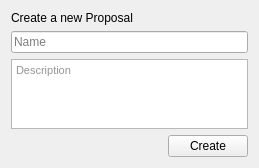
<?xml version="1.0" encoding="UTF-8"?>
<ui version="4.0">
 <class>NewProposalsPopup</class>
 <widget class="QWidget" name="NewProposalsPopup">
  <property name="geometry">
   <rect>
    <x>0</x>
    <y>0</y>
    <width>259</width>
    <height>165</height>
   </rect>
  </property>
  <property name="windowTitle">
   <string>Form</string>
  </property>
  <layout class="QVBoxLayout" name="verticalLayout_2">
   <item>
    <layout class="QVBoxLayout" name="verticalLayout">
     <property name="sizeConstraint">
      <enum>QLayout::SetDefaultConstraint</enum>
     </property>
     <item>
      <widget class="QLabel" name="label">
       <property name="text">
        <string>Create a new Proposal</string>
       </property>
      </widget>
     </item>
     <item>
      <widget class="QLineEdit" name="nameLineEdit">
       <property name="text">
        <string/>
       </property>
       <property name="placeholderText">
        <string>Name</string>
       </property>
      </widget>
     </item>
     <item>
      <widget class="TextEditWithPlaceHolderText" name="descTextEdit">
       <property name="html">
        <string>&lt;!DOCTYPE HTML PUBLIC &quot;-//W3C//DTD HTML 4.0//EN&quot; &quot;http://www.w3.org/TR/REC-html40/strict.dtd&quot;&gt;
&lt;html&gt;&lt;head&gt;&lt;meta name=&quot;qrichtext&quot; content=&quot;1&quot; /&gt;&lt;style type=&quot;text/css&quot;&gt;
p, li { white-space: pre-wrap; }
&lt;/style&gt;&lt;/head&gt;&lt;body style=&quot; font-family:'MS Shell Dlg 2'; font-size:8.25pt; font-weight:400; font-style:normal;&quot;&gt;
&lt;p style=&quot; margin-top:0px; margin-bottom:0px; margin-left:0px; margin-right:0px; -qt-block-indent:0; text-indent:0px;&quot;&gt;&lt;span style=&quot; font-size:8pt; color:#959595;&quot;&gt;Description&lt;/span&gt;&lt;/p&gt;&lt;/body&gt;&lt;/html&gt;</string>
       </property>
      </widget>
     </item>
     <item>
      <widget class="QPushButton" name="pushButton">
       <property name="sizePolicy">
        <sizepolicy hsizetype="Fixed" vsizetype="Fixed">
         <horstretch>0</horstretch>
         <verstretch>0</verstretch>
        </sizepolicy>
       </property>
       <property name="layoutDirection">
        <enum>Qt::RightToLeft</enum>
       </property>
       <property name="text">
        <string>Create</string>
       </property>
      </widget>
     </item>
    </layout>
   </item>
  </layout>
 </widget>
 <customwidgets>
  <customwidget>
   <class>TextEditWithPlaceHolderText</class>
   <extends>QTextEdit</extends>
   <header>texteditwithplaceholdertext.h</header>
  </customwidget>
 </customwidgets>
 <resources/>
 <connections/>
</ui>
